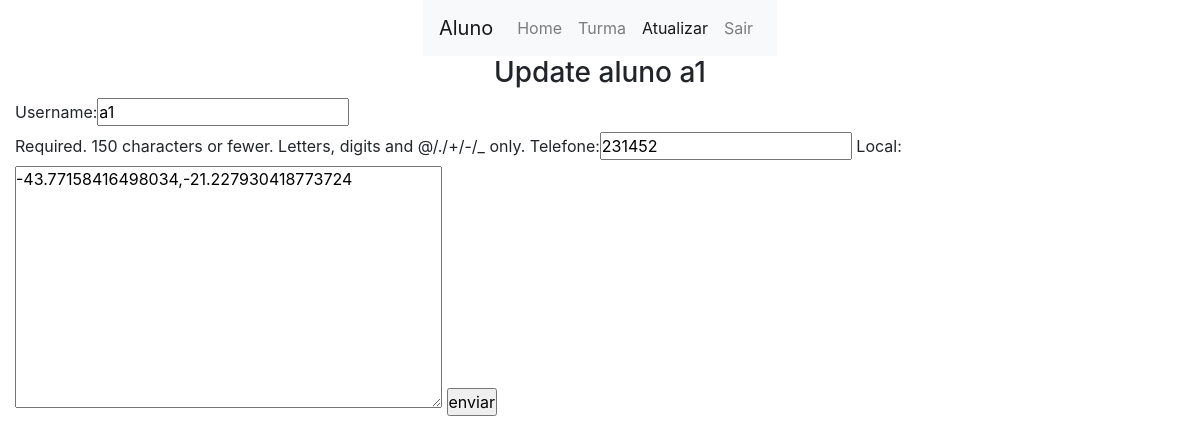
The page /core/aluno/update/13 (signed in) on the database as committed earlier.
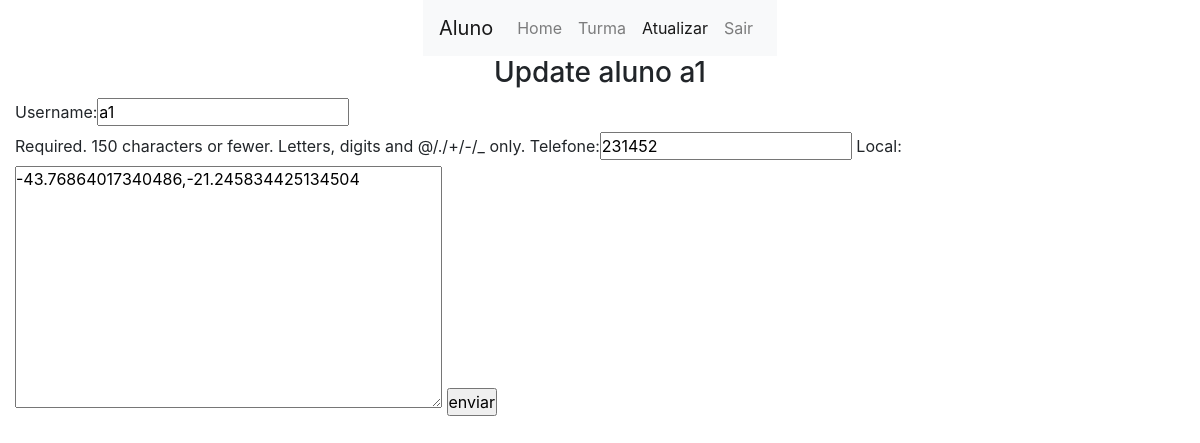
The same page on the database as committed later.
### users/models.py (models this page shows)
class custom_user(AbstractUser):
    permissao = models.IntegerField(default=2)
    telefone = models.CharField(max_length=50,  default='1')
    local = LocationField(default=(0, 0), null=False, map_attrs={
        "style": "mapbox://styles/mapbox/outdoors-v11",
        "zoom": 13,
        "center": [17.031645, 51.106715],
        "cursor_style": 'pointer',
        "marker_color": "red",
        "rotate": False,
        "geocoder": True,
        "fullscreen_button": True,
        "navigation_buttons": True,
        "track_location_button": True,
        "readonly": True,
        "placeholder": "Pick a location on map below",
    })
    data_nascimento = models.DateField(
        auto_now=False, auto_now_add=False, null=False, blank=False, default=timezone.now())

### core/views.py (the view)
# urls.py: path('aluno/update/<int:id>', core_aluno_atualizar,
def core_aluno_atualizar(request, id):
    if not request.user.is_authenticated:
        return redirect(user_login)
    usuario = custom_user.objects.get(id=id)
    if request.method == "POST":
        form = UsuarioUpdate(request.POST, instance=usuario)
        if form.is_valid():
            form.save()
        return redirect('core_aluno_home')
    form = UsuarioUpdate(instance=usuario)
    c = {
        'form': form,
        'usuario': usuario,
    }
    return render(request, 'core/aluno/aluno_update.html', c)

### core/forms.py
class UsuarioUpdate(ModelForm):
    class Meta:
        model = custom_user
        fields = ['username', 'telefone', 'local']

### core/templates/core/aluno/aluno_update.html (shortened to what this page needs)
{% extends 'base.html' %}
{% block conteudo %}
    {% load bootstrap %}
    {% load mapbox_location_field_tags %}
    <div class="row">
        <div class="col justify-content-center d-flex">
            {% include 'menu.html' with ativo='update' %}
        </div>
    </div>
    <div class="row">
        <div class="col justify-content-center d-flex">
            <h3>Update aluno {{usuario.username}}</h3>
        </div>
    </div>
    <div class="row">
        <div class="col justify-content-center d-flex">
            <form action="" method="post">
                {{form | bootstrap}}
                <input type="submit" value="enviar">
            </form>
        </div>
    </div>
{% endblock conteudo %}

Rows that differ between the two databases and show on the page:
changed custom_user: local "-43.77158416498034,-21.227930418773724" → "-43.76864017340486,-21.245834425134504"
